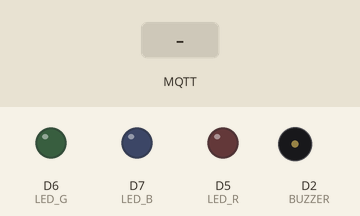
Simulated run of this sketch. Board: ESP8266 (NodeMCU). Parts: output pins drawn as LEDs (lit = HIGH), buzzer (waves = sounding). Dashed ring = blinking. The test bench sets the inputs (shaded band). WiFi joins after 1.5 s; servers stay silent unless stated; no MQTT or app messages arrive unless stated; what the sketch prints to the serial monitor is not drawn.

Above: at 0.1 s.
At 2.7 s:
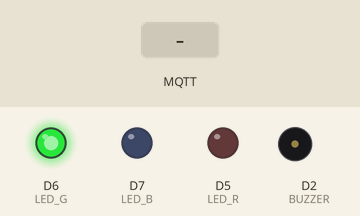
2.8 s: MQTT message "1" arrives on the first subscribed topic
At 2.9 s:
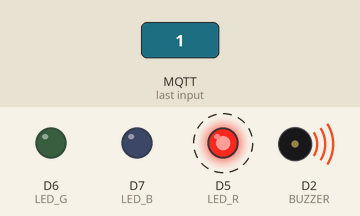
5.8 s: MQTT message "on" arrives on the first subscribed topic
8.8 s: MQTT message "off" arrives on the first subscribed topic
Timing chart, 0 to 17.8 s (numbered marks = the images above; inputs shaded):
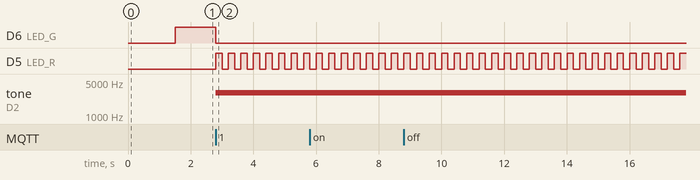

Measured:
- after the input at 2.8 s, D6 (LED_G): HIGH → LOW at once; D5 (LED_R): alternates HIGH for 0.20 s and LOW for 0.20 s, starting at once; tone on D2 (BUZZER): silent → 3000 Hz at once

The sketch:

Alert_node.ino
```cpp
#include <ESP8266WiFi.h>
#include <PubSubClient.h>

// ==== WiFi ====
const char* ssid     = "Redmi";
const char* password = "tuetai12";

// ==== MQTT ====
const char* mqtt_server = "192.168.249.191";   // IP của Pi4 trong cùng mạng
const char* topic       = "fall_detection/status";

// ==== LED + BUZZER ====
#define LED_R   D5
#define LED_G   D6
#define LED_B   D7
#define BUZZER  D2    // buzzer

WiFiClient espClient;
PubSubClient client(espClient);

bool alertMode = false;  // trạng thái cảnh báo

// ====== Hàm bật màu LED ======
void ledColor(bool r, bool g, bool b) {
  digitalWrite(LED_R, r ? HIGH : LOW);
  digitalWrite(LED_G, g ? HIGH : LOW);
  digitalWrite(LED_B, b ? HIGH : LOW);
}

// ====== MQTT callback ======
void callback(char* topic, byte* payload, unsigned int length) {
  String msg;
  for (unsigned int i = 0; i < length; i++) msg += (char)payload[i];

  Serial.print("MQTT received: ");
  Serial.println(msg);

  if (msg == "1") {
    alertMode = true;           // bật chế độ cảnh báo
    tone(BUZZER, 3000);         // còi kêu
  } else if (msg == "0") {
    alertMode = false;          // tắt cảnh báo
    noTone(BUZZER);
    ledColor(false, true, false);   // LED xanh báo an toàn
  }
}

// ====== MQTT reconnect ======
void reconnect() {
  while (!client.connected()) {
    Serial.println("Connecting MQTT...");
    if (client.connect("AlertNode8266")) {
      client.subscribe(topic);
      Serial.println("MQTT connected!");
    } else {
      Serial.print("failed, rc=");
      Serial.println(client.state());
      delay(2000);
    }
  }
}

// ====== SETUP ======
void setup() {
  Serial.begin(115200);

  pinMode(LED_R, OUTPUT);
  pinMode(LED_G, OUTPUT);
  pinMode(LED_B, OUTPUT);
  pinMode(BUZZER, OUTPUT);

  // WiFi
  WiFi.begin(ssid, password);
  Serial.print("Connecting WiFi");
  while (WiFi.status() != WL_CONNECTED) {
    Serial.print(".");
    delay(500);
  }
  Serial.println("\nWiFi connected!");
  Serial.print("ESP8266 IP: ");
  Serial.println(WiFi.localIP());

  // MQTT
  client.setServer(mqtt_server, 1883);
  client.setCallback(callback);

  // LED mặc định xanh
  ledColor(false, true, false);
}

// ====== LOOP ======
void loop() {
  if (!client.connected()) reconnect();
  client.loop();

  // ==== Chế độ cảnh báo: LED nháy đỏ ====
  if (alertMode) {
    ledColor(true, false, false);   // bật đỏ
    delay(200);
    ledColor(false, false, false);  // tắt
    delay(200);
  }
}
```
